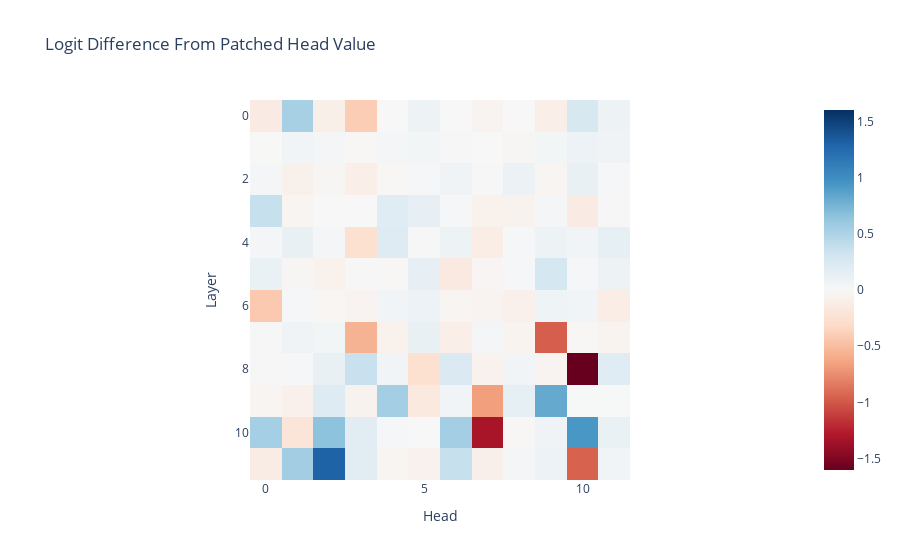

Notebook code for this chart:
### Code cell
imshow(
    patched_head_v_diff,
    title="Logit Difference From Patched Head Value",
    labels={"x": "Head", "y": "Layer"},
)

### Figure 1 — Plotly figure (JSON) as saved in the notebook; plotly's stock layout.template omitted (floating-point values rounded to 4 significant figures; data arrays with more than 128 entries replaced by an {"elided": "..."} marker saying what was removed)
{"data": [{"coloraxis": "coloraxis", "hovertemplate": "Head: %{x}<br>Layer: %{y}<br>color: %{z}<extra></extra>", "name": "0", "type": "heatmap", "xaxis": "x", "yaxis": "y", "z": {"elided": "12x12 float values"}}], "layout": {"coloraxis": {"cmid": 0, "colorscale": [[0, "rgb(103,0,31)"], [0.1, "rgb(178,24,43)"], [0.2, "rgb(214,96,77)"], [0.3, "rgb(244,165,130)"], [0.4, "rgb(253,219,199)"], [0.5, "rgb(247,247,247)"], [0.6, "rgb(209,229,240)"], [0.7, "rgb(146,197,222)"], [0.8, "rgb(67,147,195)"], [0.9, "rgb(33,102,172)"], [1, "rgb(5,48,97)"]]}, "title": {"text": "Logit Difference From Patched Head Value"}, "xaxis": {"anchor": "y", "constrain": "domain", "domain": [0, 1], "scaleanchor": "y", "title": {"text": "Head"}}, "yaxis": {"anchor": "x", "autorange": "reversed", "constrain": "domain", "domain": [0, 1], "title": {"text": "Layer"}}}}
